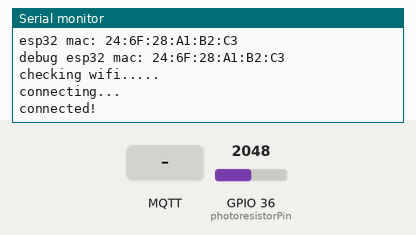
Recording of a sketch running on a simulated ESP32. On the bench: the last lines printed to the serial monitor. Inputs (shaded band) come from the test bench; at power-on: GPIO 36 (photoresistorPin) = 2048. WiFi joins after 1.5 s; servers stay silent unless stated; EEPROM starts erased; no MQTT or app messages arrive unless stated.

Above: at 3.2 s.
3.3 s: MQTT message "8" arrives on the first subscribed topic
At 4.5 s:
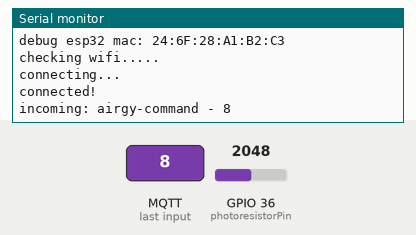
4.8 s: MQTT message "4" arrives on the first subscribed topic
At 5.8 s:
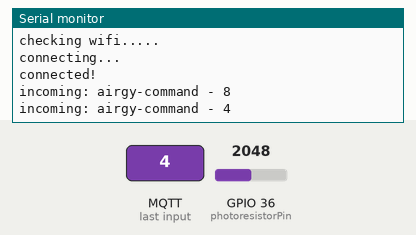

The sketch:

light-module.ino
```cpp
#include <WiFi.h>
#include <MQTT.h>
#include <Preferences.h>
#include <movingAvg.h>
#include <esp_wifi.h>
#include "FFT.h"

#define DEBUG
#define DEFAULT_PARAM
#define APP_NAME "airgy"
// #define SSID_DEFAULT "@JumboPlusIoT"
// #define PASS_DEFAULT "kvss8l7p"
#define SSID_DEFAULT "CatMaw"
#define PASS_DEFAULT "123456789"
#define BROKER_DEFAULT "172.20.10.3"
#define TOPIC_DEFAULT "default-light-module"
#define COMMAND_TOPIC "airgy-command"
#define PORT_DEFAULT 1883

#define SSID_KEY "SSID"
#define PASS_KEY "PASS"
#define BROKER_KEY "BROKER"
#define TOPIC_KEY "TOPIC"
#define PORT_KEY "PORT"

#define SSID_CMD "wifi_ssid"
#define PASS_CMD "wifi_pass"
#define BROKER_CMD "mqtt_host"
#define PORT_CMD "mqtt_port"
#define TOPIC_CMD "mqtt_topic"
#define REBOOT_CMD "reboot"

const int photoresistorPin = 36;
const char mqtt_client_id[] = "airgy-demo";
String ssid;
String pass;
String mqtt_broker;
String mqtt_topic;
int mqtt_port;
int counter = 0;
int sensorData = 0;

WiFiClient net;
MQTTClient client;
Preferences prefs;

unsigned long lastMillis = 0;

void connect() {
#ifdef DEBUG
  Serial.print("checking wifi...");
  while (WiFi.status() != WL_CONNECTED) {
    Serial.print(".");
    delay(1000);
  }
  Serial.print("\nconnecting...");
  while (!client.connect(mqtt_client_id)) {
    Serial.print(".");
    delay(1000);
  }
  Serial.println("\nconnected!");
#else
  while (WiFi.status() != WL_CONNECTED || !client.connect(mqtt_client_id)) {
    __asm__("nop\n\t");
  }
#endif
  client.subscribe(COMMAND_TOPIC);
}
void processCommand(String &topic, String &payload) {
  if (topic != COMMAND_TOPIC)
    return;
  String key, data;
  if (payload.startsWith(REBOOT_CMD)) {
#ifdef DEBUG
    Serial.println("Reboot called");
#endif
    ESP.restart();
  } else if (payload.startsWith(SSID_CMD)) {
    key = SSID_KEY;
    data = payload.substring(strlen(SSID_CMD) + 1);
#ifdef DEBUG
    Serial.println("SSID set to " + data);
#endif
  } else if (payload.startsWith(PASS_CMD)) {
    key = PASS_KEY;
    data = payload.substring(strlen(PASS_CMD) + 1);
#ifdef DEBUG
    Serial.println("Passphrase set to " + data);
#endif
  }else if (payload.startsWith(TOPIC_CMD)) {
    key = TOPIC_CMD;
    data = payload.substring(strlen(TOPIC_CMD) + 1);
#ifdef DEBUG
    Serial.println("MQTT Broker set to " + data);
#endif
  }else if (payload.startsWith(PORT_CMD)) {
    data = payload.substring(strlen(PORT_CMD) + 1);
#ifdef DEBUG
    Serial.println("MQTT Port set to " + data);
#endif
    prefs.begin(APP_NAME, false);
    prefs.putInt(PORT_KEY, data.toInt());
    prefs.end();
    return;
  }else if (payload.startsWith(TOPIC_CMD)) {
	  key = TOPIC_KEY;
    data = payload.substring(strlen(TOPIC_CMD) + 1);
#ifdef DEBUG
    Serial.println("MQTT Topic set to " + data);
#endif
  }
  prefs.begin(APP_NAME, false);
  prefs.putString(key.c_str(), data.c_str());
  prefs.end();
}

void messageReceived(String &topic, String &payload) {
#ifdef DEBUG
  Serial.println("incoming: " + topic + " - " + payload);
#endif
  processCommand(topic, payload);
}

hw_timer_t *samplingTimer = NULL;
#define SAMPLING_RATE 64
#define SAMPLE_DURATION 4 // * 100 ms
#define TARGET_FREQ 28
#define FFT_N SAMPLING_RATE * SAMPLE_DURATION
bool dataReady = false;

int i = 0;
int sample[FFT_N] = {};
int fftSample[FFT_N] = {};
void IRAM_ATTR onSample() {
  if (dataReady) return;
  if (i >= FFT_N) {
    i = 0;
    dataReady = true;
  }
  sample[i] = analogRead(photoresistorPin);
  i++;
}

float fftInput[FFT_N];
float fftOutput[FFT_N];
fft_config_t *fftPlan;

void setup() {
#ifdef DEBUG
  Serial.begin(115200);
  Serial.print("esp32 mac: ");
  Serial.println(WiFi.macAddress());
  uint8_t debug_mac[] = {0x32, 0xAE, 0xA4, 0x07, 0x0D, 0x66};
  esp_base_mac_addr_set(debug_mac);
  Serial.print("debug esp32 mac: ");
  Serial.println(WiFi.macAddress());
#endif
#ifdef DEFAULT_PARAM
  ssid = String(SSID_DEFAULT);
  pass = String(PASS_DEFAULT);
  mqtt_broker = String(BROKER_DEFAULT);
  mqtt_topic = String(TOPIC_DEFAULT);
  mqtt_port = PORT_DEFAULT;
#else
  prefs.begin(APP_NAME, false);
  ssid = prefs.getString(SSID_KEY, SSID_DEFAULT);
  pass = prefs.getString(PASS_KEY, PASS_DEFAULT);
  mqtt_broker = prefs.getString(BROKER_KEY, BROKER_DEFAULT);
  mqtt_topic = prefs.getString(TOPIC_KEY, TOPIC_DEFAULT);
  mqtt_port = prefs.getInt(PORT_KEY, PORT_DEFAULT);
  prefs.end();
#endif

  samplingTimer = timerBegin(0, 80, true);
  timerAttachInterrupt(samplingTimer, &onSample, true);
  timerAlarmWrite(samplingTimer, 250000/SAMPLING_RATE, true);
  timerAlarmEnable(samplingTimer);

  fftPlan = fft_init(
    FFT_N,
    FFT_REAL,
    FFT_FORWARD,
    fftInput,
    fftOutput
  );

  WiFi.begin(ssid.c_str(), pass.c_str());
  client.begin(mqtt_broker.c_str(), mqtt_port, net);
  client.onMessage(messageReceived);

  connect();
}

void loop() {
  client.loop();
  delay(10);  // <- fixes some issues with WiFi stability

  if (!client.connected()) {
    connect();
  }

  if (dataReady) {
    for (int k = 0; k < FFT_N; k++)
      fftPlan->input[k] = (float) sample[k];
    fft_execute(fftPlan);
    int k = TARGET_FREQ * SAMPLE_DURATION;
    float amplitude = sqrt(pow(fftPlan->output[2*k],2) + pow(fftPlan->output[2*k+1],2));
    char buffer[8];
    client.publish(mqtt_topic.c_str(), itoa(amplitude, buffer, 10));
    dataReady = false;
  }
}
```

Source omitted: FFT.h (18879 bytes)

Measured:
- after the input at 3.3 s, the serial monitor: prints a new line at once (image 1)
- after the input at 4.8 s, the serial monitor: prints a new line at once (image 2)
